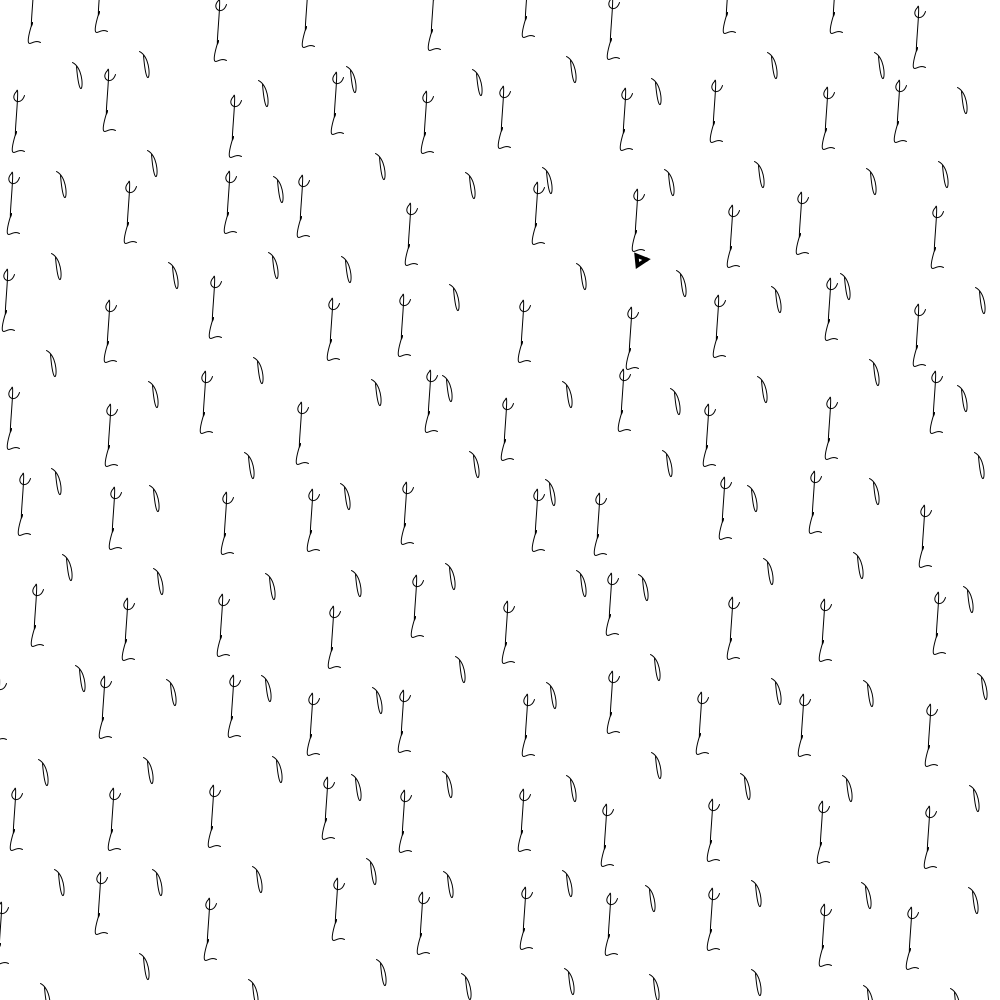
Frame 1 (no input)
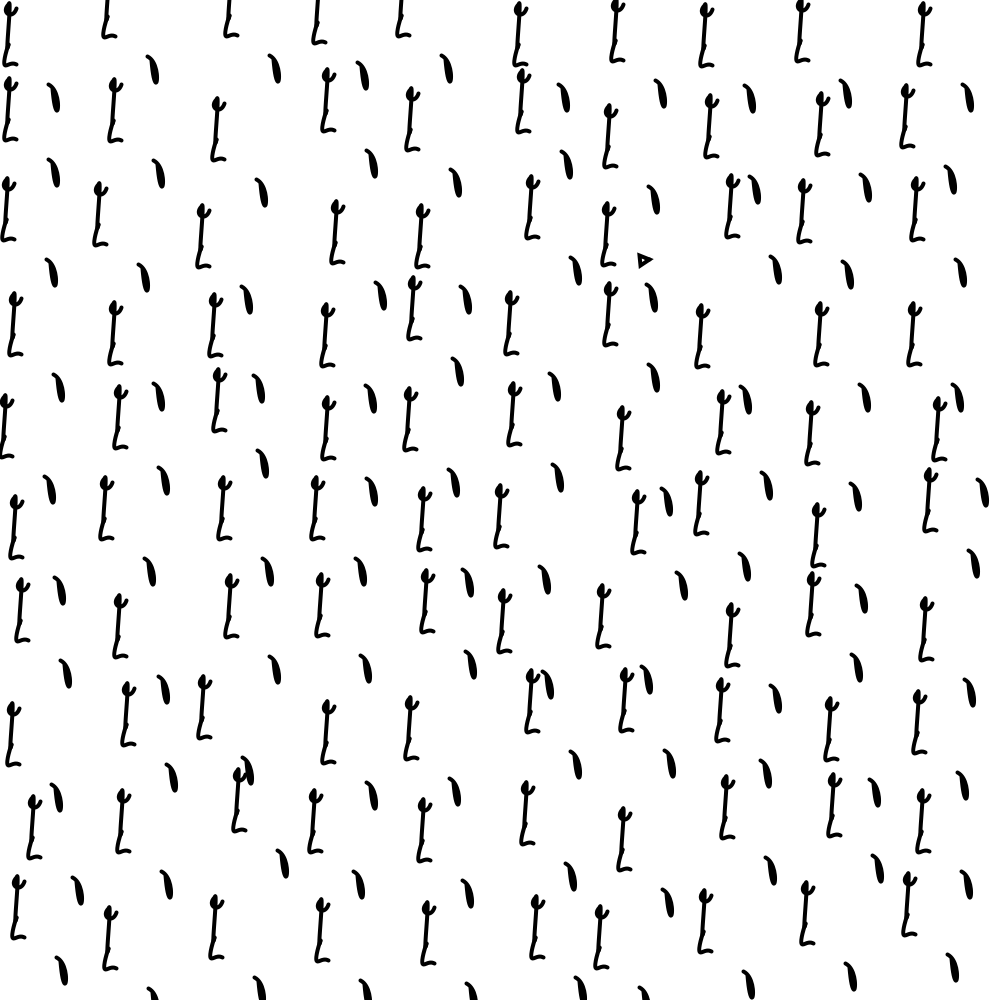
Frame 60 (the mouse pressed at the canvas centre just before this capture)
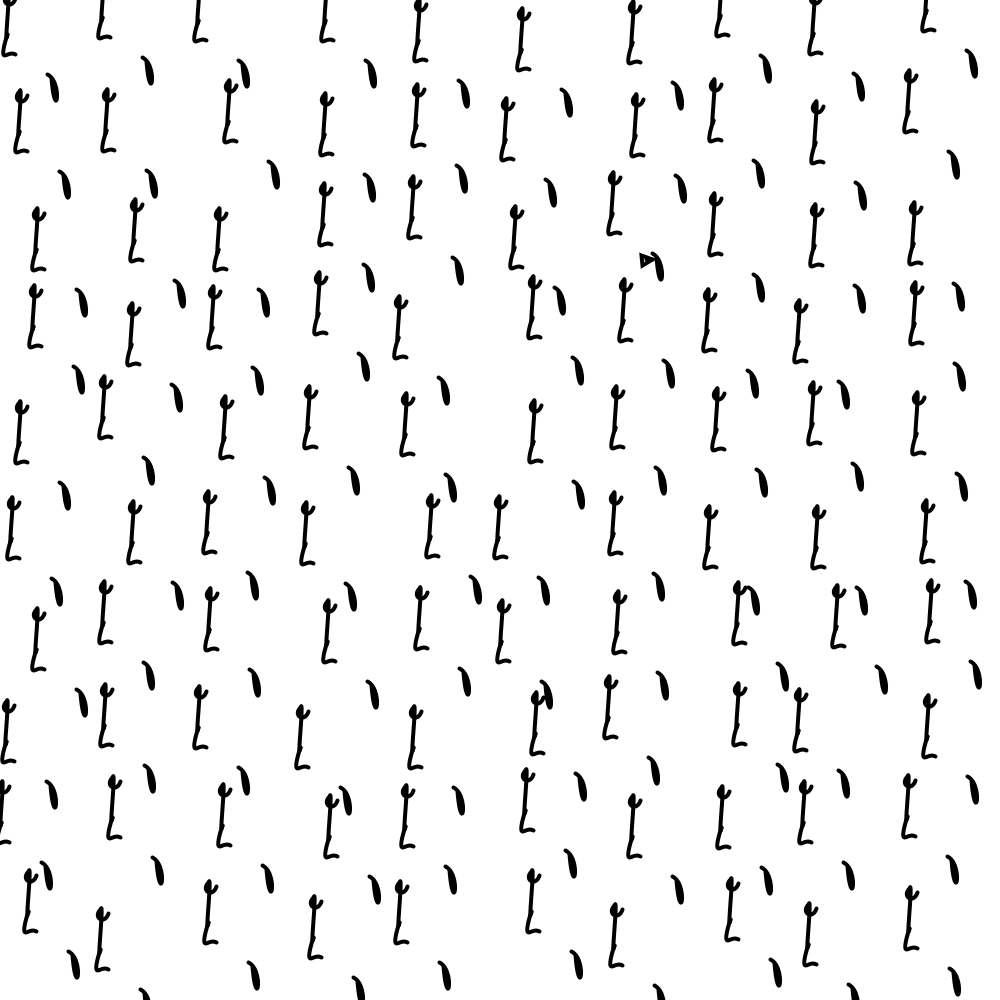
Frame 120 (the mouse held since frame 60 and released just before this capture)

The Processing sketch that drew these frames (run headless with seeded random() and noise(); from frame 60 on, the mouse is pressed at the canvas centre):

// Processing sketch: sketch_conversaciones_v03
// ── sketch_conversaciones_v03.pde
/*-------------------------------------
Name: Nahuel Jaureguialzo
Date: sept 2024
Tittle: Crowd conversations

Description: Este trabajo de arte generativo 
pretende simular el ruido que deriva de una conversación
de muchas personas, imposible de determinar el hilo conductor.
Es una escena jocosa y violenta;  contraponerlo con la serenidad 
que genera el orden de una "flecha", casi como el logo del 
DVD en la pantalla de reposo, esperamos que la flecha
tope y nos mantiene atentos. 
No es otra cosa que esa idea que nos desconecta pero nos permite aguantar.
No entiendo como podemos persistir en el ruido tanto tiempo,
sin embargo lo hacemos.
------------------------------------*/



int cols = 10; // Número de columnas
int rows = 10; // Número de filas
float cellWidth, cellHeight;
int totalTime = 120000; // 2 minutos en milisegundos
int startTime;

float startX, startY; // Coordenadas del punto de inicio
float endX, endY;     // Coordenadas del punto final

void setup() {
  size(1000, 1000);
  noFill();
  cellWidth = width / cols;
  cellHeight = height / rows;
  startTime = millis();

  // Generar puntos de inicio y fin aleatorios
  startX = random(0, width);
  startY = random(0, height);
  endX = random(0, width);
  endY = random(0, height);
}

void draw() {
  background(255);

  // Dibujar la cuadrícula de formas
  for (int i = 0; i < cols; i++) {
    for (int j = 0; j < rows; j++) {
      float x = i * cellWidth;
      float y = j * cellHeight;
      
      float offsetX = random(-cellWidth * 0.2, cellWidth * 0.2);
      float offsetY = random(-cellHeight * 0.2, cellHeight * 0.2);

      drawShape(x + cellWidth / 2 + offsetX, y + cellHeight / 2 + offsetY, cellWidth * 0.8, cellHeight * 0.8);
    }
  }

  // Calcular el progreso del tiempo
  float elapsedTime = millis() - startTime;
  float t = map(elapsedTime, 0, totalTime, 0, 1);
  t = constrain(t, 0, 1);

  // Calcular la posición actual de la cabeza de la flecha
  float currentX = lerp(startX, endX, t);
  float currentY = lerp(startY, endY, t);

  // Dibujar la línea de la flecha
  stroke(0);
  strokeWeight(4);
  line(startX, startY, currentX, currentY);

  // Dibujar la cabeza de la flecha
  drawArrowHead(currentX, currentY, atan2(endY - startY, endX - startX));

  // Detener la animación después de 2 minutos
  if (t >= 1) {
    noLoop();
  }
}
// Dibujo de la nariz
void drawShape(float centerX, float centerY, float w, float h) {
  beginShape();
  curveVertex(centerX, centerY + h * 0.25);
  curveVertex(centerX - w * 0.3, centerY);
  curveVertex(centerX - w * 0.45, centerY);
  curveVertex(centerX - w * 0.4, centerY - h * 0.25);
  curveVertex(centerX - w * 0.35, centerY - h * 0.25);
  endShape();
  // dibujo de la frente
  beginShape();
  vertex(centerX - w * 0.4, centerY - h * 0.25);
  bezierVertex(centerX - w * 0.45, centerY, 
               centerX - w * 0.35, centerY - h * 0.9, 
               centerX - w * 0.4, centerY - h * 0.75);
  bezierVertex(centerX - w * 0.5, centerY - h * 0.65, 
               centerX - w * 0.35, centerY - h * 0.55, 
               centerX - w * 0.3, centerY - h * 0.7);
  endShape();
  //dibujo de la pera Autocad
  beginShape();
  vertex(centerX + w * 0.1, centerY + h * 0.25);
  bezierVertex(centerX + w * 0.3, centerY + h * 0.35, 
               centerX + w * 0.2, centerY + h * 0.9, 
               centerX + w * 0.15, centerY + h * 0.3);
  endShape();
}

void drawArrowHead(float x, float y, float angle) {
  pushMatrix();
  translate(x, y);
  rotate(angle);
  beginShape();
  vertex(-10, -5);
  vertex(0, 0);
  vertex(-10, 5);
  endShape(CLOSE);
  popMatrix();
}
